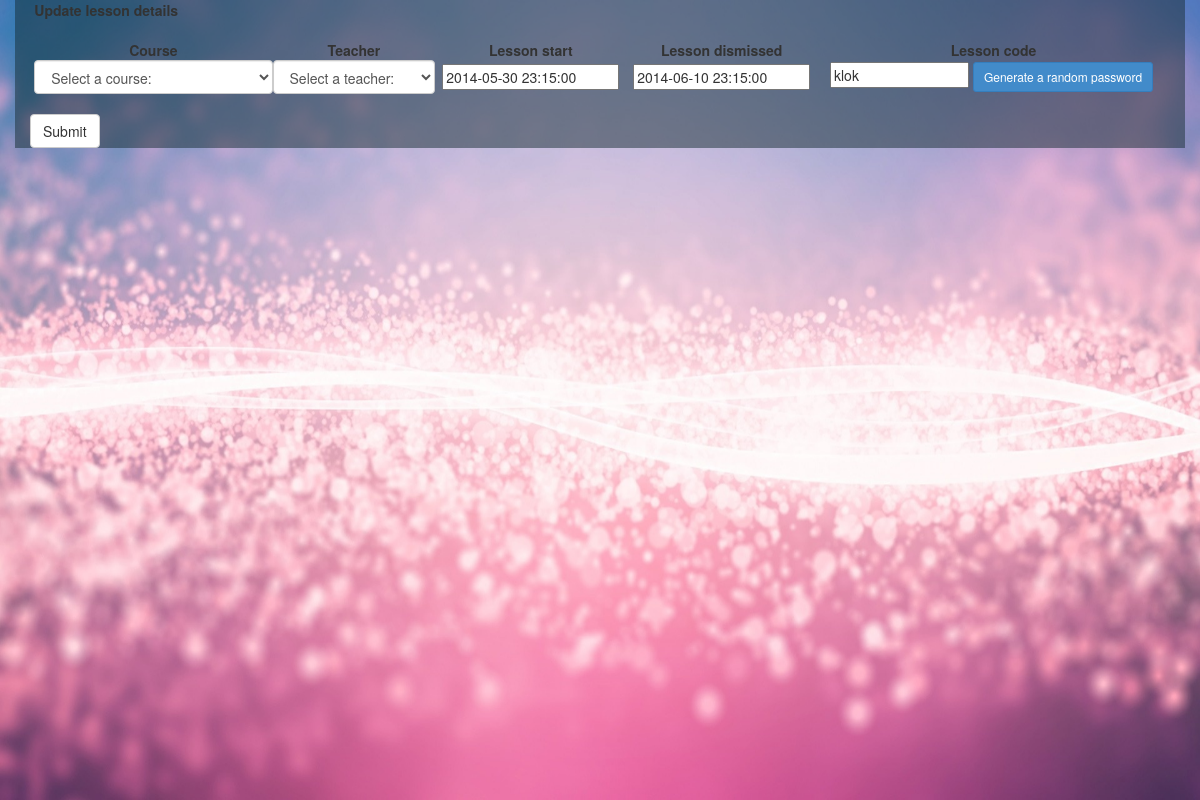
The app's page /updateLesson.php?id=59 with its own data.
### tables this page shows
CREATE TABLE IF NOT EXISTS `lessons` (
  `lessonId` int(10) NOT NULL AUTO_INCREMENT,
  `user_id` int(10) NOT NULL,
  `course_id` int(10) DEFAULT NULL,
  `startTime` datetime DEFAULT NULL,
  `endTime` datetime DEFAULT NULL,
  `lescode` varchar(50) NOT NULL,
  PRIMARY KEY (`lessonId`),
  KEY `user_id` (`user_id`),
  KEY `course_id` (`course_id`)
);

### core/functions/lessonFunctions.php (called while the page is built, shortened)
<?php
class lessonFunctions {
    function getLessonById($q) {
        $mysqli = Database::getDatabaseConnection();
        $query = "SELECT  startTime, endTime, lescode FROM lessons "
                . " WHERE lessonId = '" . $q . "'";
        $result = $mysqli->query($query);
        $row = $result->fetch_assoc();
        return $row;
    }
}
?>

### updateLesson.php (the view, shortened to what this page needs)
<?php
require ('includes/header.php');
require ('core/functions/lessonFunctions.php');
?>
<form name="form1" method="post" action="updateLesson.php">
    <td>
        <table width="100%" border="0" cellspacing="1" cellpadding="0">
            <tr>
                <td>&nbsp;</td>
                <td colspan="6"><strong>Update lesson details</strong> </td>
            </tr>
            <tr>
                <td align="center">&nbsp;</td>
                <td align="center">&nbsp;</td>
                <td align="center">&nbsp;</td>
                <td align="center">&nbsp;</td>
            </tr>
            <tr>
                <td align="center">&nbsp;</td>
                <td align="center"><strong>Course</strong></td>
                <td align="center"><strong>Teacher</strong></td>
                <td align="center"><strong>Lesson start</strong></td>
                <td align="center"><strong>Lesson dismissed</strong></td>
                <td align="center"><strong>Lesson code</strong></td>
            </tr>
            <tr>
                <td>&nbsp;</td>
                <td align="center">
                    <select class="form-control" name="courses" >
                        <option value="">Select a course:</option>
                    </select>
                </td>
                <td align="center">
                    <select class="form-control" name="teachers" >
                        <option value="">Select a teacher:</option>
                    </select>
                </td>
                <?php
                if ($_SERVER['REQUEST_METHOD'] === 'POST') {
                    $lessonId = $_POST["lessonId"];
                } else {
                    $lessonId = $_GET['id'];
                }
                $lessons = new lessonFunctions();
                $result = $lessons->getLessonById($lessonId);
                $row = $result;
                ?>
                <td align="center">
                    <input name="startTime" type="text" id="startTime" value="<?php echo $row['startTime']; ?>" size="20"/>
                </td>
                <td align="center">
                    <input name="endTime" type="text" id="endTime" value="<?php echo $row['endTime']; ?>" size="20"/>
                </td>
                <td align="center">
                    <input name="randomfield" type="text" id="lescode" value="<?php echo $row['lescode']; ?>" size="15"/>
                    <input type="button" class="btn btn-primary btn-sm" value="Generate a random password" onClick="randomString();">&nbsp;
                </td>
            </tr>
        </table>
        <br>
        <button type="submit" class="btn btn-default">Submit</button></td>
</form>

### records on screen
lessons: startTime "2014-05-30 23:15:00", endTime "2014-06-10 23:15:00", randomfield "klok"
